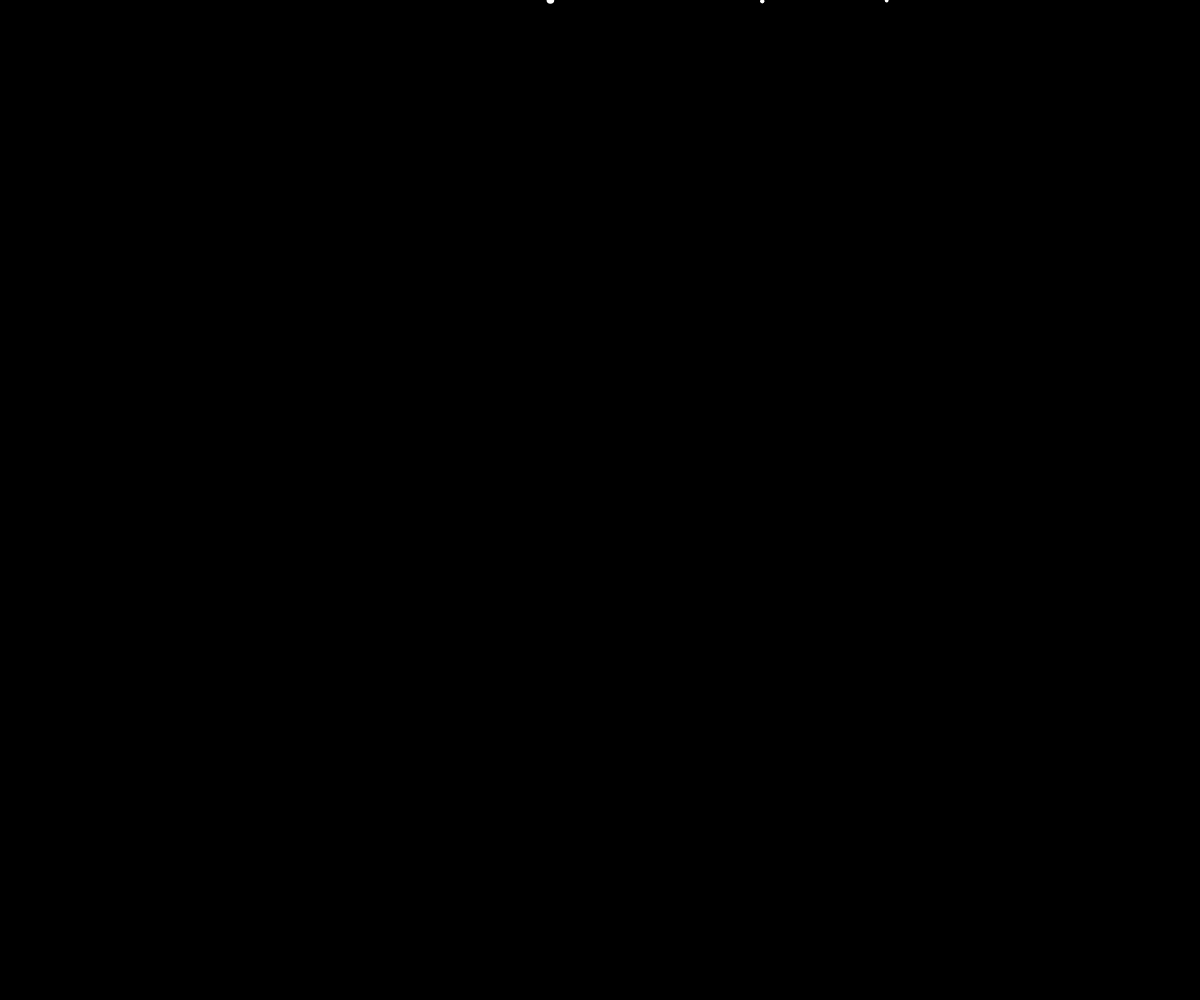
Frame 1 (no input)
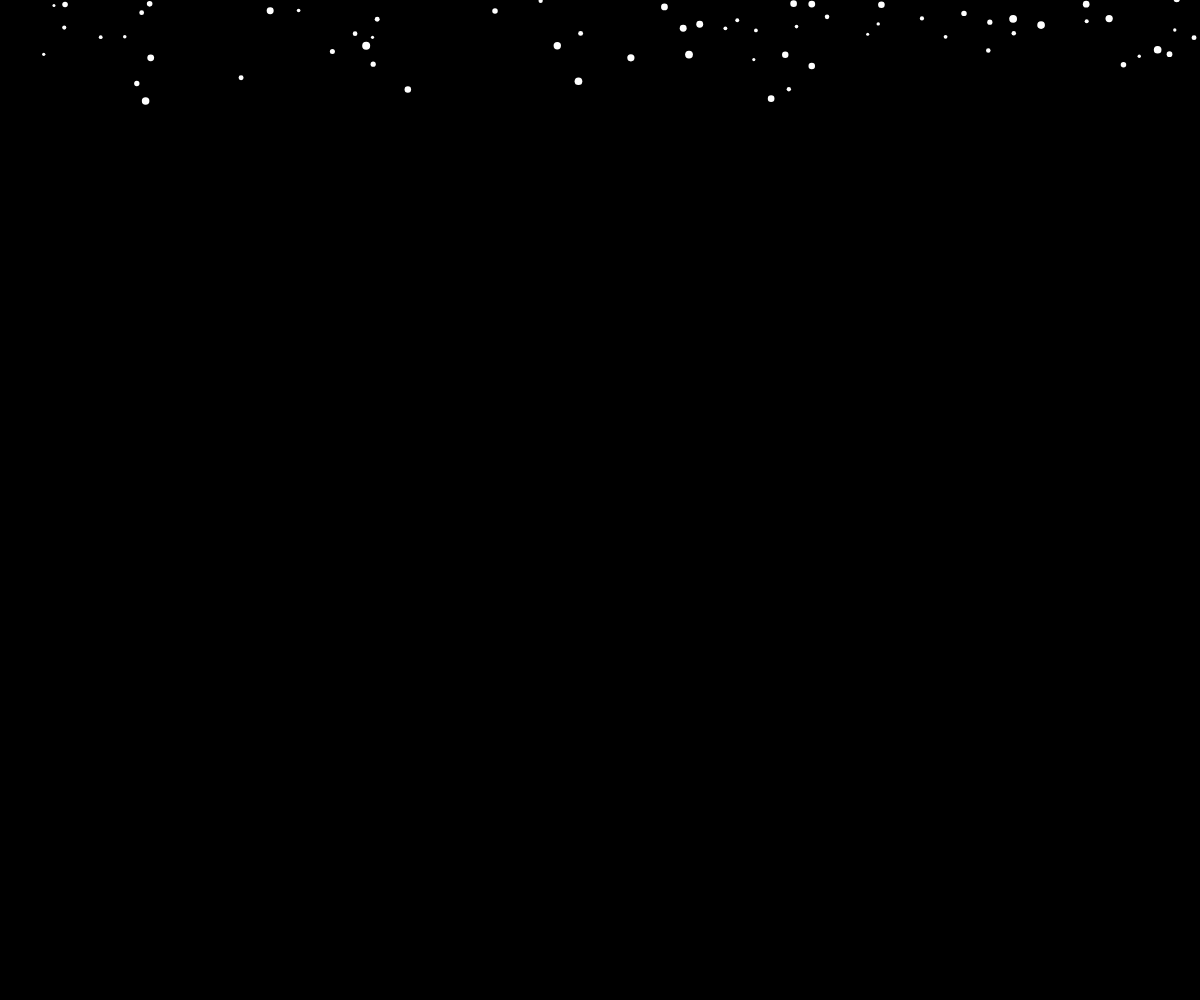
Frame 60 (no input)
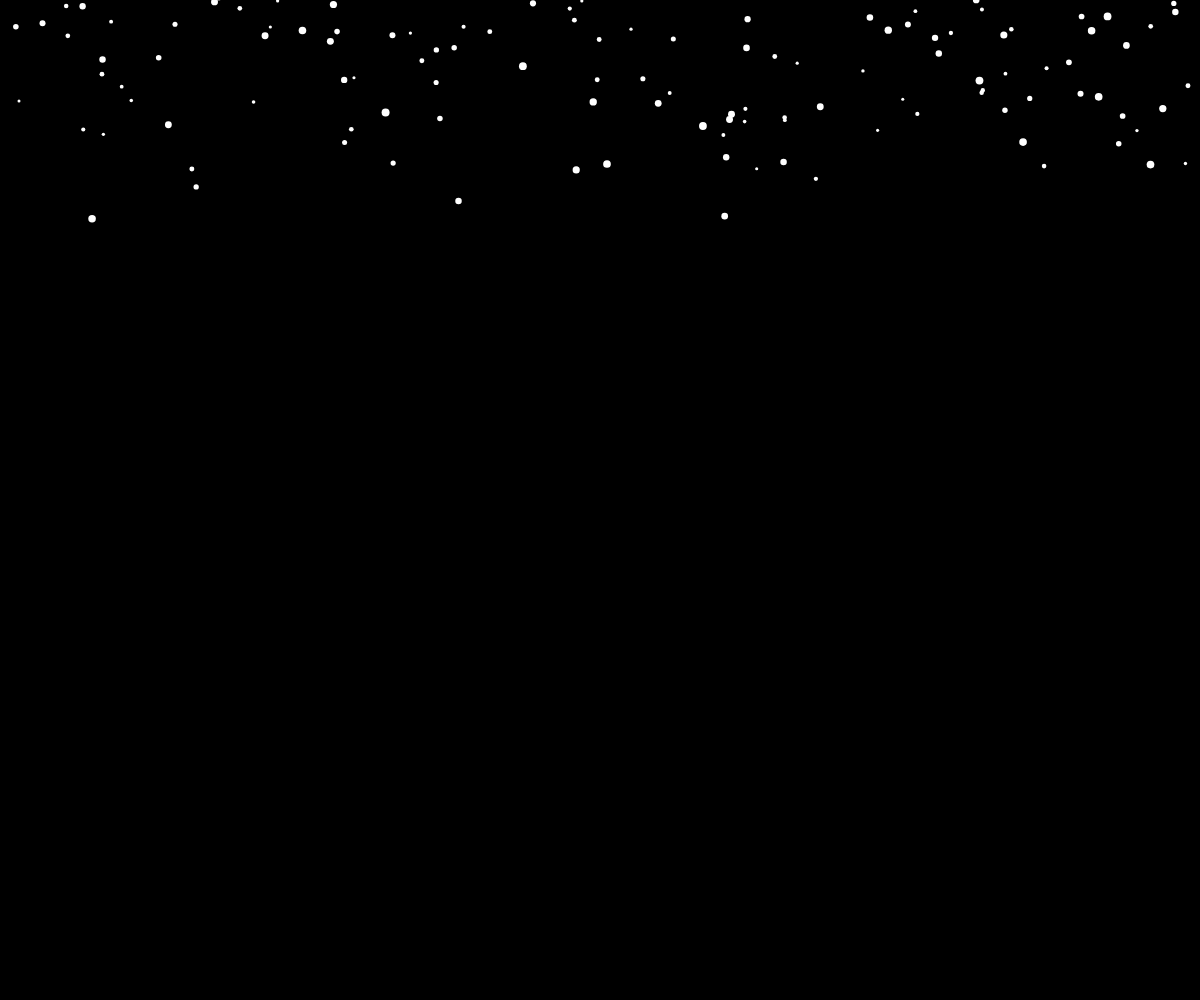
Frame 120 (the mouse pressed at the canvas centre since frame 60)

The p5.js sketch that drew these frames (run headless with seeded random() and noise() and a simulated clock; from frame 60 on, the mouse is pressed at the canvas centre):

// p5.js sketch
// ── sketch.js
// Create an array to store the snowflakes
let snowflakes = [];

// Create a variable to store the wind strength
let wind = 0;

function setup() {
  // Set the size of the canvas
  const width = windowWidth;
  const height = windowHeight;

  createCanvas(width, height);

  // Create a large number of snowflakes
  for (let i = 0; i < 900; i++) {
    snowflakes.push(new Snowflake());
  }
}

function draw() {
  background(0);

  // Update and display the snowflakes
  for (let i = 0; i < snowflakes.length; i++) {
    snowflakes[i].update();
    snowflakes[i].display();
  }

  // Draw the wind strength on the screen
  // fill(255);
  // noStroke();
  // text("Wind: " + wind, 10, 20);
}

// Create the snowflake class
class Snowflake {
  constructor() {
    // Initialize the position with a random x and y value
    this.pos = createVector(random(width), random(-height, 0));

    // Initialize the velocity with a random x and y value
    this.vel = createVector(random(-1, 1), random(2));

    // Initialize the size with a random value
    this.size = random(3, 8);
  }

  // Method to update the position of the snowflake
  update() {
    // Apply the wind force to the velocity
    this.vel.x += wind;

    // Update the position by adding the velocity
    this.pos.add(this.vel);

    // If the snowflake reaches the bottom of the screen,
    // reset its position to the top
    if (this.pos.y > height) {
      this.pos = createVector(random(width), random(-height, 0));
    }
    // If snow exits on left or right, it comes back in from
    // the other side
    if (this.pos.x < 0) {
      this.pos.x = width;
    }
    if (this.pos.x > width) {
      this.pos.x = 0;
    }
  }

  // Method to display the snowflake on the screen
  display() {
    fill(255);
    noStroke();
    ellipse(this.pos.x, this.pos.y, this.size);
  }
}

// Function to change the wind strength when the mouse is pressed
// function mousePressed() {
//   wind = random(-0.1, 0.1);
// }
